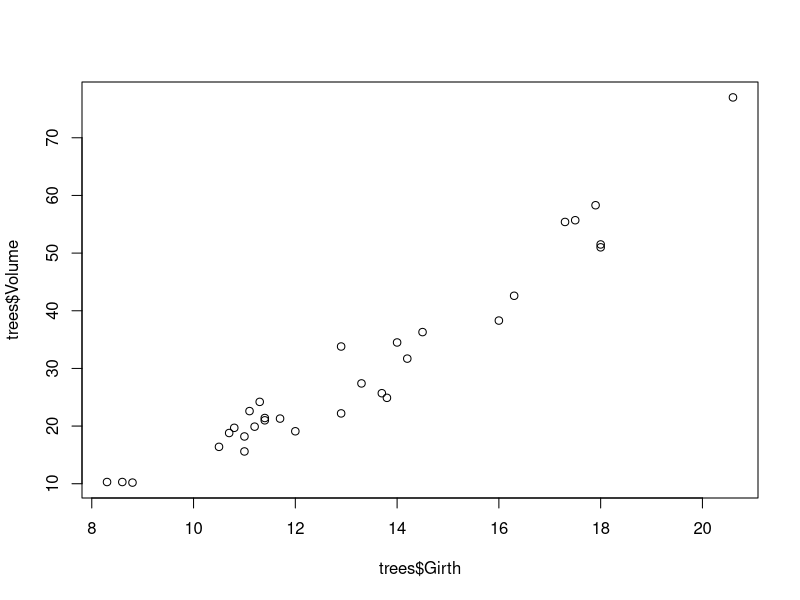
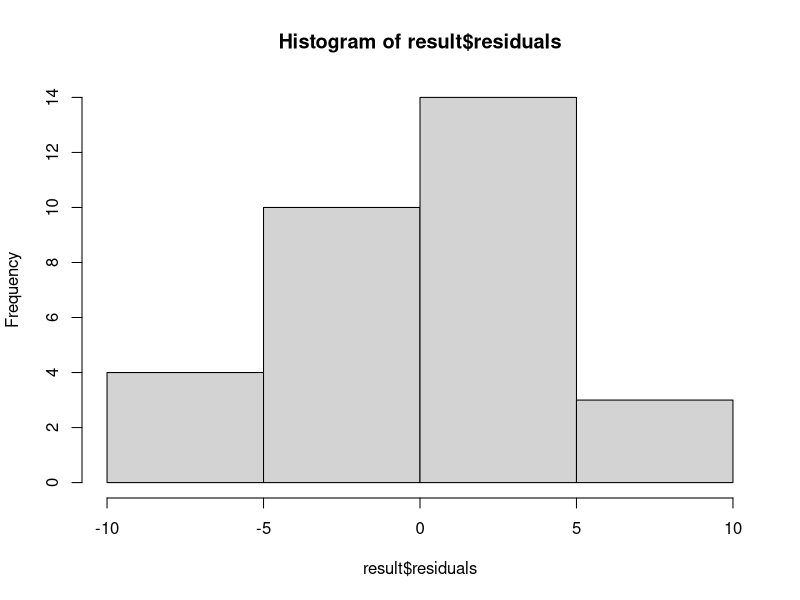
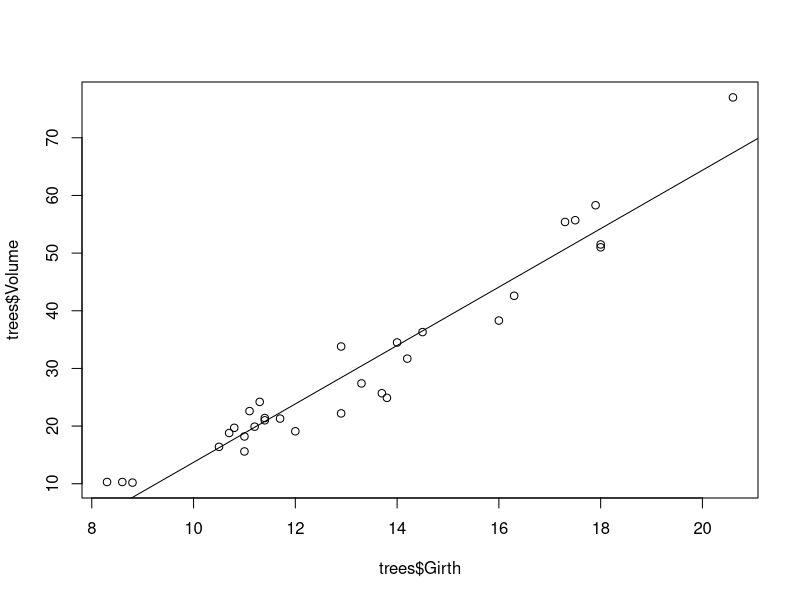

These figures' R source, in order:
#Load the Dataset
data(trees)

#Look at the first few rows of the dataset
head(trees)

#Scatter Plot of Girth vs Volume
plot(trees$Girth,trees$Volume)

#Linear Regression 
lm(Volume ~ Girth,data = trees)

#Store the output into result variable
lm(Volume ~ Girth,data = trees)->result

#Check the summary of the output stored 
summary(result)

# Call line shows the same code line
# Residuals shows the distance between 
# regression line & actual data point
# Assumption of linear regression model: 
# residuals are normally distributed

# Ideally median of residuals = 0 
# & even distribution of max, min, 1Q & 3Q

#You can draw a histogram
hist(result$residuals)
# Can see a nearly normal distribution.

# Next: Study the Coefficients box

# Intercept is where the line cuts the Y axis ie. when Girth =0
# This Intercept value c = -36.9435 ie. -ve Y

# The Girth Coefficient (m) is the slope of the line 
# ie. if Girth changes by 1 unit then how many units will Volume change
# In this case Slope is 5.0659

# Now we have the linear eqution y = mx+c
# ie. Volume = 5.0659Girth - 36.9435
# We can use equation to predict any Volume given Girth 

# Look at the Pr(>|t|) values for Intercept & Girth
# This is the p value ie Significance for Null Hypothesis

# The Null Hypothesis for Intercept is Intercept = 0. 
# With p<<0.05 we can reject the Null ie. accept there is an intercept

# The Null Hypothesis for Girth is slope m = 0. 
# With p<<0.05 we can reject the Null ie. accept there is a non zero slope
# Or we can say Girth is a significant influencer of Volume

# Next look at Residual Standard Error
# Smaller this number more accurate the model
# And Multiple R Square value shows how much of Volume is explained by Girth
# Girth can explain 93.53% of Volume - thats significant!!

# Last: look at the p value of the F Statistic << p=0.05
# This means we can reject Null that there is no relation between Girth & Volume

# To show the regression line on the scatter plot
plot(trees$Girth,trees$Volume)
abline(result)

#Using the model for manual prediction -36.9435+5.0659*X

-36.9435+5.0659*11
-36.9435+5.0659*12
-36.9435+5.0659*13

#To predict, use dataframe and store the new values
ngirth<-data.frame(Girth=c(11,12,13))

#Use predict function predict(model,dataframe)
predict(result,ngirth)

#See the new volumes predicted

#Exercise: Create a linear model for cars dataset

